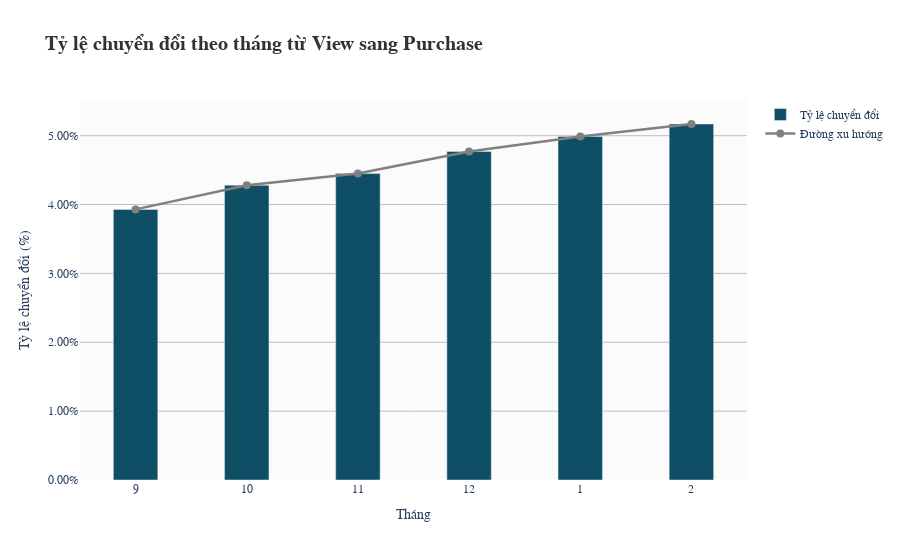

The code cell stored with this chart in its notebook:
### Code cell
import plotly.graph_objects as go

months = conversion_by_month.index.astype(str)
rates = conversion_by_month.round(2).values / 100 

fig = go.Figure()

fig.add_trace(go.Bar(
    x=months,
    y=rates,
    name='Tỷ lệ chuyển đổi',
    marker_color='#0e4f66',
    width=0.4,
))

fig.add_trace(go.Scatter(
    x=months,
    y=rates,
    mode='lines+markers',
    name='Đường xu hướng',
    line=dict(color="gray", width=2.5),
    marker=dict(color="gray", size=8),
))

fig.update_layout(
    title='Tỷ lệ chuyển đổi theo tháng từ View sang Purchase',
    title_font=dict(size=20, family="serif", color="#323232", weight="bold"),
    yaxis_tickformat=".2%",
    xaxis_title="Tháng",
    yaxis_title="Tỷ lệ chuyển đổi (%)",
    plot_bgcolor="#fbfbfb",
    font=dict(family="Arial, sans-serif"),
    xaxis=dict(showgrid=False),
    yaxis=dict(showgrid=True, gridcolor='gray', gridwidth=0.5),
)

fig.show()

### Figure 1 — Plotly figure (JSON) as saved in the notebook; plotly's stock layout.template omitted (floating-point values rounded to 4 significant figures)
{"data": [{"marker": {"color": "#0e4f66"}, "name": "Tỷ lệ chuyển đổi", "type": "bar", "width": 0.4, "x": ["9", "10", "11", "12", "1", "2"], "y": [0.0393, 0.0428, 0.0445, 0.0477, 0.0499, 0.0517]}, {"line": {"color": "gray", "width": 2.5}, "marker": {"color": "gray", "size": 8}, "mode": "lines+markers", "name": "Đường xu hướng", "type": "scatter", "x": ["9", "10", "11", "12", "1", "2"], "y": [0.0393, 0.0428, 0.0445, 0.0477, 0.0499, 0.0517]}], "layout": {"font": {"family": "Arial, sans-serif"}, "plot_bgcolor": "#fbfbfb", "title": {"font": {"color": "#323232", "family": "serif", "size": 20, "weight": "bold"}, "text": "Tỷ lệ chuyển đổi theo tháng từ View sang Purchase"}, "xaxis": {"showgrid": false, "title": {"text": "Tháng"}}, "yaxis": {"gridcolor": "gray", "gridwidth": 0.5, "showgrid": true, "tickformat": ".2%", "title": {"text": "Tỷ lệ chuyển đổi (%)"}}}}
